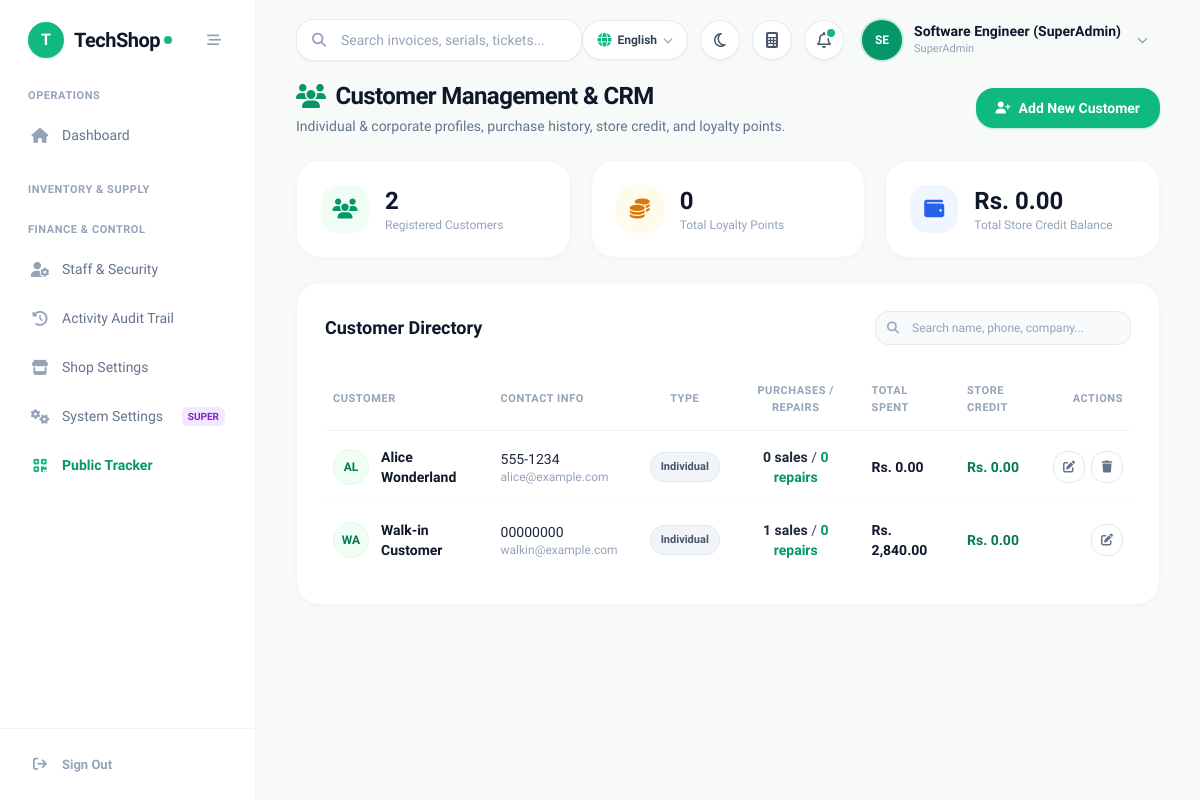
Screenshot of /pages/customers.php (signed in) with the database file from the repository.
### tables this page shows
CREATE TABLE `settings` (
  `setting_key` varchar(50) NOT NULL,
  `setting_value` text,
  `created_at` timestamp NULL DEFAULT CURRENT_TIMESTAMP,
  `updated_at` timestamp NULL DEFAULT CURRENT_TIMESTAMP ON UPDATE CURRENT_TIMESTAMP
);

CREATE TABLE `customers` (
  `id` bigint UNSIGNED NOT NULL,
  `name` varchar(255) NOT NULL,
  `phone` varchar(50) DEFAULT NULL,
  `email` varchar(255) DEFAULT NULL,
  `address` text,
  `points` int NOT NULL DEFAULT '0',
  `created_at` timestamp NULL DEFAULT CURRENT_TIMESTAMP,
  `updated_at` timestamp NULL DEFAULT CURRENT_TIMESTAMP ON UPDATE CURRENT_TIMESTAMP,
  `company_name` varchar(255) DEFAULT NULL,
  `customer_type` varchar(50) NOT NULL DEFAULT 'Individual',
  `credit_limit` decimal(10,2) NOT NULL DEFAULT '0.00',
  `store_credit` decimal(10,2) NOT NULL DEFAULT '0.00'
);

### pages/customers.php (the view, shortened to what the rows shown need)
<?php
require_once '../includes/db.php';
require_once '../includes/header.php';
$customers = [];
if ($pdo) {
    try {
        $stmt = $pdo->query("
            SELECT c.*,
                   COUNT(DISTINCT s.id) as total_purchases,
                   COALESCE(SUM(s.total_amount), 0) as total_spent,
                   COUNT(DISTINCT r.id) as total_repairs
            FROM customers c
            LEFT JOIN sales s ON c.id = s.customer_id AND s.status = 'Completed'
            LEFT JOIN repair_jobs r ON c.id = r.customer_id
            GROUP BY c.id
            ORDER BY c.id DESC
        ");
        $customers = $stmt->fetchAll(PDO::FETCH_ASSOC);
    } catch (Exception $e) {}
}
?>
<div class="space-y-6 max-w-7xl mx-auto">
    <div class="flex flex-col sm:flex-row sm:items-center justify-between gap-4">
        <div>
            <h1 class="text-2xl font-bold text-slate-900 tracking-tight flex items-center gap-2.5">
                <i class="fa-solid fa-users text-emerald-600"></i>
                <span>Customer Management & CRM</span>
            </h1>
        </div>
    </div>
    <div class="bg-white rounded-3xl shadow-card border border-slate-100/90 p-6 sm:p-7 overflow-hidden">
        <div class="flex flex-col sm:flex-row sm:items-center justify-between gap-4 mb-6">
            <h2 class="text-lg font-bold text-slate-900">Customer Directory</h2>
        </div>
        <div class="overflow-x-auto -mx-6 sm:-mx-7 px-6 sm:px-7">
            <table class="w-full text-left border-collapse" id="customersTable">
                <thead>
                    <tr class="border-b border-slate-100 text-[11px] font-bold text-slate-400 uppercase tracking-wider">
                        <th class="py-3.5 pr-4 pl-2">Customer</th>
                        <th class="py-3.5 px-4">Contact Info</th>
                        <th class="py-3.5 px-4 text-center">Type</th>
                        <th class="py-3.5 px-4 text-center">Purchases / Repairs</th>
                        <th class="py-3.5 px-4">Total Spent</th>
                        <th class="py-3.5 px-4">Store Credit</th>
                        <th class="py-3.5 pl-4 pr-2 text-right">Actions</th>
                    </tr>
                </thead>
                <tbody class="divide-y divide-slate-50 text-xs sm:text-sm text-slate-700">
                    <?php foreach ($customers as $c):
                        $cust_type = $c['customer_type'] ?? 'Individual';
                        $cust_name = $c['name'] ?? 'Customer';
                        $cust_phone = $c['phone'] ?? '';
                        $cust_email = $c['email'] ?? '';
                        $cust_spent = (float)($c['total_spent'] ?? 0);
                        $cust_credit = (float)($c['store_credit'] ?? 0);
                        $cust_purchases = (int)($c['total_purchases'] ?? 0);
                        $cust_repairs = (int)($c['total_repairs'] ?? 0);
                    ?>
                    <tr class="hover:bg-slate-50/60 transition-colors group">
                        <td class="py-4 pr-4 pl-2 font-semibold text-slate-900">
                            <div class="flex items-center gap-3">
                                <div class="w-9 h-9 rounded-full bg-emerald-50 text-emerald-700 font-bold flex items-center justify-center text-xs shrink-0 border border-emerald-100">
                                    <?php echo strtoupper(substr($cust_name, 0, 2)); ?>
                                </div>
                                <div>
                                    <span class="block font-bold text-slate-900"><?php echo htmlspecialchars($cust_name); ?></span>
                                </div>
                            </div>
                        </td>
                        <td class="py-4 px-4">
                            <p class="font-medium text-slate-800"><?php echo htmlspecialchars($cust_phone); ?></p>
                            <p class="text-xs text-slate-400 truncate max-w-xs"><?php echo htmlspecialchars($cust_email); ?></p>
                        </td>
                        <td class="py-4 px-4 text-center">
                            <span class="inline-block text-[11px] font-bold px-2.5 py-1 rounded-xl <?php echo $cust_type === 'Corporate' ? 'bg-purple-50 text-purple-700 border border-purple-200' : 'bg-slate-100 text-slate-600 border border-slate-200'; ?>">
                                <?php echo htmlspecialchars($cust_type); ?>
                            </span>
                        </td>
                        <td class="py-4 px-4 text-center">
                            <span class="font-bold text-slate-800"><?php echo $cust_purchases; ?> sales</span> /
                            <span class="font-bold text-emerald-600"><?php echo $cust_repairs; ?> repairs</span>
                        </td>
                        <td class="py-4 px-4 font-bold text-slate-900">
                            <?php echo htmlspecialchars($currency_symbol); ?> <?php echo number_format($cust_spent, 2); ?>
                        </td>
                        <td class="py-4 px-4 font-bold text-emerald-700">
                            <?php echo htmlspecialchars($currency_symbol); ?> <?php echo number_format($cust_credit, 2); ?>
                        </td>
                        <td class="py-4 pl-4 pr-2 text-right">
                            <div class="flex items-center justify-end gap-1.5">
                                <button onclick="openCustomerModal('edit', <?php echo htmlspecialchars(json_encode($c)); ?>)" class="w-8 h-8 rounded-xl border border-slate-200 text-slate-500 hover:text-emerald-600 hover:bg-emerald-50 flex items-center justify-center transition-colors text-xs">
                                    <i class="fa-solid fa-pen-to-square"></i>
                                </button>
                                <?php if (($c['id'] ?? 0) != 1): ?>
                                <form method="POST" action="customers.php" onsubmit="return confirm('Delete customer <?php echo addslashes($cust_name); ?>?');" class="inline">
                                    <button type="submit" class="w-8 h-8 rounded-xl border border-slate-200 text-slate-500 hover:text-red-600 hover:bg-red-50 flex items-center justify-center transition-colors text-xs">
                                        <i class="fa-solid fa-trash"></i>
                                    </button>
                                </form>
                                <?php endif; ?>
                            </div>
                        </td>
                    </tr>
                    <?php endforeach; ?>
                </tbody>
            </table>
        </div>
    </div>
</div>
<?php require_once '../includes/footer.php'; ?>

### includes/header.php (shortened to what the rows shown need)
<?php
require_once __DIR__ . '/lang.php';
$user = $_SESSION['user'];
$role = $user['role'] ?? 'Cashier';
        ?>
        <?php
function isActive($page) {
    $current = basename($_SERVER['PHP_SELF']);
    return 'text-slate-500 hover:text-slate-900 hover:bg-slate-50/80 font-medium';
}
function getIconColor($page) {
    $current = basename($_SERVER['PHP_SELF']);
    return 'text-slate-400 group-hover:text-slate-600';
}
$sys_name = 'TechShop';
$sys_logo = '';
if (isset($pdo) && $pdo) {
    try {
        $stmt_h = $pdo->query("SELECT setting_key, setting_value FROM settings WHERE setting_key IN ('system_name', 'shop_logo', 'currency_symbol', 'shop_currency', 'supported_currencies_json')");
        $all_settings = [];
        while ($row = $stmt_h->fetch()) {
            $all_settings[$row['setting_key']] = $row['setting_value'];
            if ($row['setting_key'] === 'system_name' && !empty($row['setting_value'])) $sys_name = $row['setting_value'];
        }
        $active_currencies = [];
        if (!empty($all_settings['supported_currencies_json'])) {
            $decoded_currs = json_decode($all_settings['supported_currencies_json'], true);
            if (is_array($decoded_currs)) {
                foreach ($decoded_currs as $c) {
                    if (($c['status'] ?? 'active') === 'active') {
                        $active_currencies[$c['code']] = $c;
                    }
                }
            }
        }
        $pref_code = $all_settings['shop_currency'] ?? '';
        if (!empty($pref_code) && isset($active_currencies[$pref_code])) {
            $currency_code = $pref_code;
            $currency_symbol = $active_currencies[$pref_code]['symbol'] ?? 'Rs.';
        } elseif (!empty($all_settings['currency_symbol'])) {
            $currency_symbol = $all_settings['currency_symbol'];
        } elseif (!empty($active_currencies)) {
            $first_active = reset($active_currencies);
            $currency_code = $first_active['code'];
            $currency_symbol = $first_active['symbol'] ?? 'Rs.';
        }
    } catch (\Exception $e) {}
}
?>
<!DOCTYPE html>
<html lang="en" class="h-full">
<head>
    <script src="https://cdn.tailwindcss.com"></script>
    <link rel="stylesheet" href="https://cdnjs.cloudflare.com/ajax/libs/font-awesome/6.5.1/css/all.min.css">
</head>
<body class="bg-[#F7FAF8] text-slate-800 font-sans flex h-screen overflow-hidden antialiased">
    <aside id="mainSidebar" class="w-64 bg-white border-r border-slate-100/90 flex flex-col fixed md:static inset-y-0 left-0 z-50 transform -translate-x-full md:translate-x-0 transition-transform duration-200 ease-in-out">
        <div class="h-20 flex items-center justify-between px-7">
            <a href="dashboard.php" class="flex items-center gap-2.5 group">
                <?php if ($sys_logo): ?>
                    <img src="../uploads/logo/<?php echo htmlspecialchars($sys_logo); ?>" alt="Logo" class="h-9 w-9 object-contain rounded-xl">
                <?php else: ?>
                    <div class="w-9 h-9 rounded-2xl bg-emerald-500 text-white flex items-center justify-center font-black text-base shadow-sm shadow-emerald-500/20">
                        <?php echo strtoupper(substr($sys_name, 0, 1)); ?>
                    </div>
                <?php endif; ?>
                <div class="flex items-center tracking-tight">
                    <span class="text-xl font-bold text-slate-900 tracking-tight"><?php echo htmlspecialchars($sys_name); ?></span>
                    <span class="w-2 h-2 rounded-full bg-emerald-500 ml-1 inline-block"></span>
                </div>
            </a>
        </div>
        <nav class="flex-1 overflow-y-auto px-4 py-2 space-y-6">
            <div>
                <p class="text-[11px] font-bold uppercase tracking-wider text-slate-400 px-3 mb-2"><?php echo __('nav_operations'); ?></p>
                <div class="space-y-1">
                    <a href="dashboard.php" class="sidebar-item flex items-center px-3.5 py-3 rounded-2xl group <?php echo isActive('dashboard.php'); ?>">
                        <i class="fa-solid fa-house w-5 text-center text-[15px] <?php echo getIconColor('dashboard.php'); ?>"></i>
                        <span class="ml-3 text-[14px]"><?php echo __('nav_dashboard'); ?></span>
                    </a>
                </div>
            </div>
            <div>
                <p class="text-[11px] font-bold uppercase tracking-wider text-slate-400 px-3 mb-2"><?php echo __('nav_inventory_supply'); ?></p>
            </div>
            <div>
                <p class="text-[11px] font-bold uppercase tracking-wider text-slate-400 px-3 mb-2"><?php echo __('nav_finance_control'); ?></p>
                <div class="space-y-1">
                    <?php if (in_array($role, ['Admin', 'Manager', 'SuperAdmin'])): ?>
                    <a href="users.php" class="sidebar-item flex items-center px-3.5 py-3 rounded-2xl group <?php echo isActive('users.php'); ?>">
                        <i class="fa-solid fa-user-gear w-5 text-center text-[15px] <?php echo getIconColor('users.php'); ?>"></i>
                        <span class="ml-3 text-[14px]"><?php echo __('nav_staff'); ?></span>
                    </a>
                    <a href="audit_log.php" class="sidebar-item flex items-center px-3.5 py-3 rounded-2xl group <?php echo isActive('audit_log.php'); ?>">
                        <i class="fa-solid fa-clock-rotate-left w-5 text-center text-[15px] <?php echo getIconColor('audit_log.php'); ?>"></i>
                        <span class="ml-3 text-[14px]"><?php echo __('nav_audit'); ?></span>
                    </a>
                    <?php endif; ?>
                    <?php if (in_array($role, ['Admin', 'SuperAdmin'])): ?>
                    <a href="shop_settings.php" class="sidebar-item flex items-center px-3.5 py-3 rounded-2xl group <?php echo isActive('shop_settings.php'); ?>">
                        <i class="fa-solid fa-store w-5 text-center text-[15px] <?php echo getIconColor('shop_settings.php'); ?>"></i>
                        <span class="ml-3 text-[14px]"><?php echo __('nav_shop_settings'); ?></span>
                    </a>
                    <?php endif; ?>
                    <?php if ($role === 'SuperAdmin'): ?>
                    <a href="settings.php" class="sidebar-item flex items-center justify-between px-3.5 py-3 rounded-2xl group <?php echo isActive('settings.php'); ?>">
                        <div class="flex items-center">
                            <i class="fa-solid fa-gears w-5 text-center text-[15px] <?php echo getIconColor('settings.php'); ?>"></i>
                            <span class="ml-3 text-[14px]"><?php echo __('nav_system_settings'); ?></span>
                        </div>
                        <span class="px-1.5 py-0.5 rounded-md bg-purple-100 text-purple-700 text-[10px] font-extrabold uppercase">Super</span>
                    </a>
                    <?php endif; ?>
                    <a href="track.php" target="_blank" class="sidebar-item flex items-center px-3.5 py-3 rounded-2xl group text-emerald-600 hover:bg-emerald-50/80 font-bold">
                    </a>
                </div>
            </div>
        </nav>
        <div class="p-4 border-t border-slate-100">
            <a href="../logout.php" class="flex items-center px-3.5 py-2.5 text-slate-400 hover:text-red-500 hover:bg-red-50/60 rounded-2xl transition-all">
                <i class="fa-solid fa-arrow-right-from-bracket w-5 text-center text-[14px]"></i>
                <span class="ml-3 text-[13px] font-semibold"><?php echo __('nav_sign_out'); ?></span>
            </a>
        </div>
    </aside>
    <main class="flex-1 flex flex-col h-screen overflow-hidden bg-[#F7FAF8]">
        <header class="h-20 bg-transparent flex items-center justify-between px-6 lg:px-10 z-20 shrink-0">
            <div class="flex items-center gap-4 flex-1">
                <div class="relative w-full max-w-sm hidden sm:block">
                    <input
                        type="text"
                        id="globalSearchInput"
                        placeholder="<?php echo __('hdr_search_placeholder', 'Search anything (F2)...'); ?>"
                        class="w-full pl-11 pr-4 py-2.5 bg-white border border-slate-200/80 rounded-2xl text-sm font-medium text-slate-800 placeholder-slate-400 focus:outline-none focus:ring-2 focus:ring-emerald-500/20 focus:border-emerald-500 shadow-sm transition-all"
                        onkeyup="handleGlobalSearch(event)"
                    >
                </div>
            </div>
        </header>
        <div class="flex-1 overflow-y-auto px-6 lg:px-10 pb-10">

### rows the page displays
settings: setting_value "T", setting_value "TechShop"
settings: setting_value "OPERATIONS", setting_value "Dashboard", setting_value "INVENTORY & SUPPLY", setting_value "FINANCE & CONTROL", setting_value "Staff & Security", setting_value "Activity Audit Trail", setting_value "Shop Settings", setting_value "System Settings", setting_value "Sign Out"
customers: name "AL", name "Alice Wonderland", phone "555-1234", email "alice@example.com", customer_type "Individual", cust_purchases "0", cust_repairs "0", cust_spent "0.00", store_credit "0.00"
customers: name "WA", name "Walk-in Customer", phone "00000000", email "walkin@example.com", customer_type "Individual", cust_purchases "1", cust_repairs "0", cust_spent "2,840.00", store_credit "0.00"

### other values shown
$initials "SE"
$user_name "Software Engineer (SuperAdmin)"
$user_role "SuperAdmin"
$total_customers "2"
$total_points "0"
$currency_symbol "Rs."
$total_credit "0.00"
